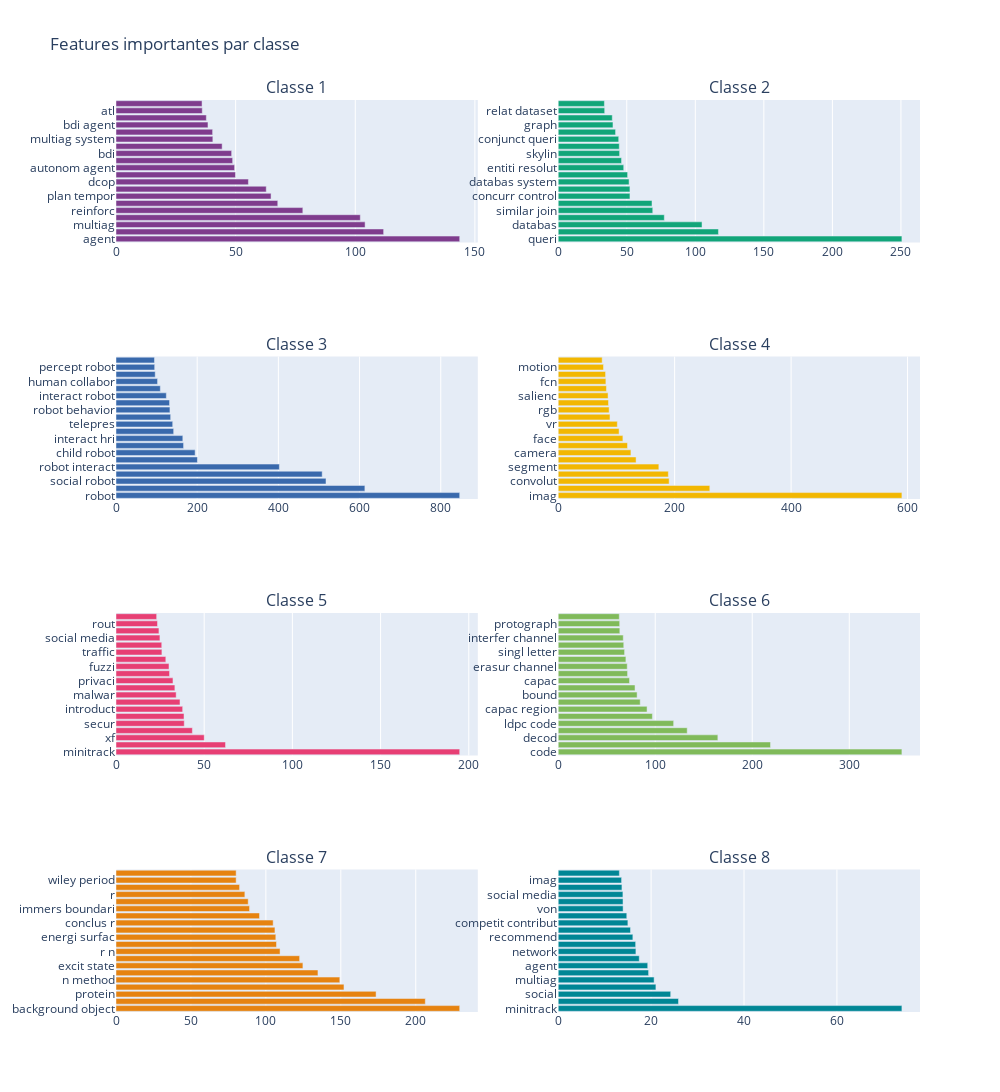

Notebook source saved alongside this figure:
### Code cell
# 4. Extraction des features textuelles
text_extractor = TextFeatureExtractor(df, 'combined_text', 'class')
text_features = text_extractor.extract_tfidf_features(min_df=5, max_df=0.95, ngram_range=(1, 2))

# Visualisation de l'importance des features par classe
fig_text_importance = text_extractor.visualize_feature_importance(top_n=20)
fig_text_importance.show()

### Figure 1 — Plotly figure (JSON) as saved in the notebook; plotly's stock layout.template omitted (floating-point values rounded to 4 significant figures)
{"data": [{"marker": {"color": "rgb(127, 60, 141)"}, "name": "Classe 1", "orientation": "h", "type": "bar", "x": [143.7, 111.9, 104.1, 102.1, 78.09, 67.61, 64.8, 62.79, 55.34, 49.93, 49.58, 48.75, 48.33, 44.36, 40.48, 40.38, 38.44, 37.76, 36.05, 35.96], "xaxis": "x", "y": ["agent", "learn", "multiag", "reinforc learn", "reinforc", "ai", "plan tempor", "plan recognit", "dcop", "bandit", "autonom agent", "multi agent", "bdi", "classic plan", "multiag system", "briberi", "bdi agent", "plan", "atl", "regret"], "yaxis": "y"}, {"marker": {"color": "rgb(17, 165, 121)"}, "name": "Classe 2", "orientation": "h", "type": "bar", "x": [250.7, 116.9, 104.9, 77.4, 68.98, 68.42, 52.33, 52.32, 51.69, 50.64, 47.79, 46.21, 44.79, 44.54, 44.13, 41.85, 39.96, 39.44, 33.91, 33.7], "xaxis": "x2", "y": ["queri", "sql", "databas", "join", "similar join", "top k", "concurr control", "oltp", "databas system", "record linkag", "entiti resolut", "recommend", "skylin", "dado", "conjunct queri", "mine", "graph", "queri process", "relat dataset", "distanc oracl"], "yaxis": "y2"}, {"marker": {"color": "rgb(57, 105, 172)"}, "name": "Classe 3", "orientation": "h", "type": "bar", "x": [846.7, 613.1, 517.3, 507.9, 402.4, 200.6, 194.9, 166.4, 164.6, 142.1, 139.7, 134.7, 132.9, 131.9, 124.0, 109.2, 102.4, 96.58, 95.29, 94.76], "xaxis": "x3", "y": ["robot", "hri", "social robot", "human robot", "robot interact", "human", "child robot", "interact", "interact hri", "toward robot", "telepres", "hug", "robot behavior", "telepres robot", "interact robot", "intellig user", "human collabor", "social assist", "percept robot", "robot tutor"], "yaxis": "y3"}, {"marker": {"color": "rgb(242, 183, 1)"}, "name": "Classe 4", "orientation": "h", "type": "bar", "x": [590.3, 260.4, 190.5, 189.2, 172.8, 133.8, 124.9, 119.0, 111.1, 104.6, 101.6, 88.94, 87.47, 86.38, 85.66, 82.86, 81.91, 81.36, 77.79, 75.51], "xaxis": "x4", "y": ["imag", "video", "convolut", "cnn", "segment", "scene", "camera", "convolut neural", "face", "deep", "vr", "pose", "rgb", "stereo", "salienc", "depth", "fcn", "facial", "motion", "reconstruct"], "yaxis": "y4"}, {"marker": {"color": "rgb(231, 63, 116)"}, "name": "Classe 5", "orientation": "h", "type": "bar", "x": [194.9, 62.09, 50.02, 43.3, 38.7, 38.56, 37.79, 36.28, 34.11, 33.38, 32.3, 30.36, 30.04, 28.24, 26.03, 25.93, 24.9, 24.35, 23.54, 23.05], "xaxis": "x5", "y": ["minitrack", "attack", "xf", "network", "secur", "competit contribut", "introduct", "wireless", "malwar", "cellular automata", "privaci", "cyber", "fuzzi", "sensor network", "traffic", "mobil", "social media", "system", "rout", "control"], "yaxis": "y5"}, {"marker": {"color": "rgb(128, 186, 90)"}, "name": "Classe 6", "orientation": "h", "type": "bar", "x": [354.3, 218.9, 164.6, 133.0, 119.0, 97.09, 91.6, 84.52, 81.33, 79.19, 73.52, 71.51, 71.15, 69.79, 68.42, 67.58, 67.05, 63.53, 63.37, 62.95], "xaxis": "x6", "y": ["code", "channel", "decod", "ldpc", "ldpc code", "code construct", "capac region", "broadcast channel", "bound", "blocklength", "capac", "gdof", "erasur channel", "write memori", "singl letter", "erasur", "interfer channel", "achiev rate", "protograph", "side inform"], "yaxis": "y6"}, {"marker": {"color": "rgb(230, 131, 16)"}, "name": "Classe 7", "orientation": "h", "type": "bar", "x": [229.3, 206.4, 173.5, 152.1, 149.3, 134.8, 124.7, 122.5, 109.5, 107.1, 106.6, 106.1, 104.9, 95.76, 89.11, 88.21, 85.99, 82.47, 80.16, 80.16], "xaxis": "x7", "y": ["background object", "quantum", "protein", "n program", "n method", "n conclus", "excit state", "finit volum", "r n", "method r", "energi surfac", "fluid", "conclus r", "transfer reaction", "immers boundari", "aromat", "r", "charg transfer", "wiley period", "period inc"], "yaxis": "y7"}, {"marker": {"color": "rgb(0, 134, 149)"}, "name": "Classe 8", "orientation": "h", "type": "bar", "x": [73.99, 25.9, 24.22, 21.04, 20.65, 19.46, 19.27, 17.45, 16.73, 16.67, 16.07, 15.56, 15.0, 14.76, 13.97, 13.96, 13.93, 13.72, 13.65, 13.17], "xaxis": "x8", "y": ["minitrack", "speech", "social", "dataset", "multiag", "xf", "agent", "multiag system", "network", "student", "recommend", "user", "competit contribut", "video", "von", "und", "social media", "human robot", "imag", "vr"], "yaxis": "y8"}], "layout": {"annotations": [{"font": {"size": 16}, "showarrow": false, "text": "Classe 1", "x": 0.225, "xanchor": "center", "xref": "paper", "y": 1, "yanchor": "bottom", "yref": "paper"}, {"font": {"size": 16}, "showarrow": false, "text": "Classe 2", "x": 0.775, "xanchor": "center", "xref": "paper", "y": 1, "yanchor": "bottom", "yref": "paper"}, {"font": {"size": 16}, "showarrow": false, "text": "Classe 3", "x": 0.225, "xanchor": "center", "xref": "paper", "y": 0.7188, "yanchor": "bottom", "yref": "paper"}, {"font": {"size": 16}, "showarrow": false, "text": "Classe 4", "x": 0.775, "xanchor": "center", "xref": "paper", "y": 0.7188, "yanchor": "bottom", "yref": "paper"}, {"font": {"size": 16}, "showarrow": false, "text": "Classe 5", "x": 0.225, "xanchor": "center", "xref": "paper", "y": 0.4375, "yanchor": "bottom", "yref": "paper"}, {"font": {"size": 16}, "showarrow": false, "text": "Classe 6", "x": 0.775, "xanchor": "center", "xref": "paper", "y": 0.4375, "yanchor": "bottom", "yref": "paper"}, {"font": {"size": 16}, "showarrow": false, "text": "Classe 7", "x": 0.225, "xanchor": "center", "xref": "paper", "y": 0.1562, "yanchor": "bottom", "yref": "paper"}, {"font": {"size": 16}, "showarrow": false, "text": "Classe 8", "x": 0.775, "xanchor": "center", "xref": "paper", "y": 0.1562, "yanchor": "bottom", "yref": "paper"}], "height": 1200, "showlegend": false, "title": {"text": "Features importantes par classe"}, "width": 1000, "xaxis": {"anchor": "y", "domain": [0, 0.45]}, "xaxis2": {"anchor": "y2", "domain": [0.55, 1]}, "xaxis3": {"anchor": "y3", "domain": [0, 0.45]}, "xaxis4": {"anchor": "y4", "domain": [0.55, 1]}, "xaxis5": {"anchor": "y5", "domain": [0, 0.45]}, "xaxis6": {"anchor": "y6", "domain": [0.55, 1]}, "xaxis7": {"anchor": "y7", "domain": [0, 0.45]}, "xaxis8": {"anchor": "y8", "domain": [0.55, 1]}, "yaxis": {"anchor": "x", "domain": [0.8438, 1]}, "yaxis2": {"anchor": "x2", "domain": [0.8438, 1]}, "yaxis3": {"anchor": "x3", "domain": [0.5625, 0.7188]}, "yaxis4": {"anchor": "x4", "domain": [0.5625, 0.7188]}, "yaxis5": {"anchor": "x5", "domain": [0.2812, 0.4375]}, "yaxis6": {"anchor": "x6", "domain": [0.2812, 0.4375]}, "yaxis7": {"anchor": "x7", "domain": [0, 0.1562]}, "yaxis8": {"anchor": "x8", "domain": [0, 0.1562]}}}
